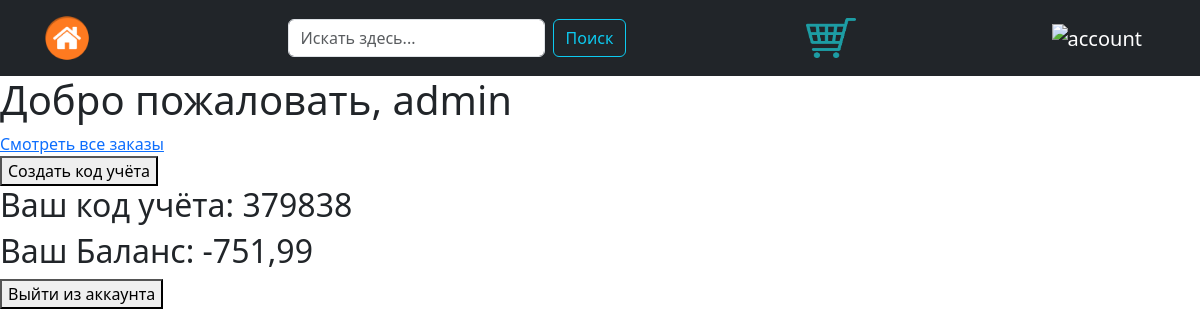
The app's page /profile/ (signed in) with its own data.
### main/models.py (models this page shows)
class User(AbstractUser):
    name = models.CharField(verbose_name='ФИО', blank=True, null=True, max_length=100)
    balance = models.FloatField(verbose_name='Баланс', blank=True, null=True, default=0)
    credit_limit = models.FloatField(verbose_name='Кредит', blank=True, null=True)
    debt = models.FloatField(verbose_name='Долг клиента', blank=True, null=True)
    credit_remain = models.FloatField(verbose_name='Остаток по кредиту', blank=True, null=True)
    extra_info = models.TextField(verbose_name='Дополнительная информация', max_length=1000, blank=True, null=True)
    registration_code = models.IntegerField(verbose_name='Код учёта', blank=True, null=True)
    registration_code_flag = models.BooleanField(verbose_name='без имени', blank=True, null=True, default=0)

### main/views.py (the view)
# urls.py: path('profile/', views.profile_view, name="profile"),
@login_required
def profile_view(request):
    user = request.user
    if user.registration_code_flag == 0:
        a = 0
        user.registration_code = a
    if request.method == 'POST':
        a = random.randint(1, 1000000)
        flag = True
        user.registration_code = a
        user.registration_code_flag = flag
        user.save()
    return render(request, 'main/profile.html')

### main/templates/main/profile.html (shortened to what this page needs)
{% extends 'main/layout.html' %}
{% load static %}
{% block content %}
<h1> Добро пожаловать, {{ user.username }}</h1>
{% if perms.main.view_order2 %}
<a href ="{% url 'main:orders_detail' %}"> Смотреть все заказы </a>
{% endif %}
<form method="post">
  <button type="submit">Создать код учёта</button>
</form>
<h2> Ваш код учёта: {{ user.registration_code }}</h2>
<h2> Ваш Баланс: {{ user.balance }}</h2>
<form action="{% url 'logout' %}?next=/profile" method="post">
  <button type="submit">Выйти из аккаунта</button>
</form>
{% endblock %}

### records on screen
User: username "admin", registration_code "379838", balance "-751,99"
